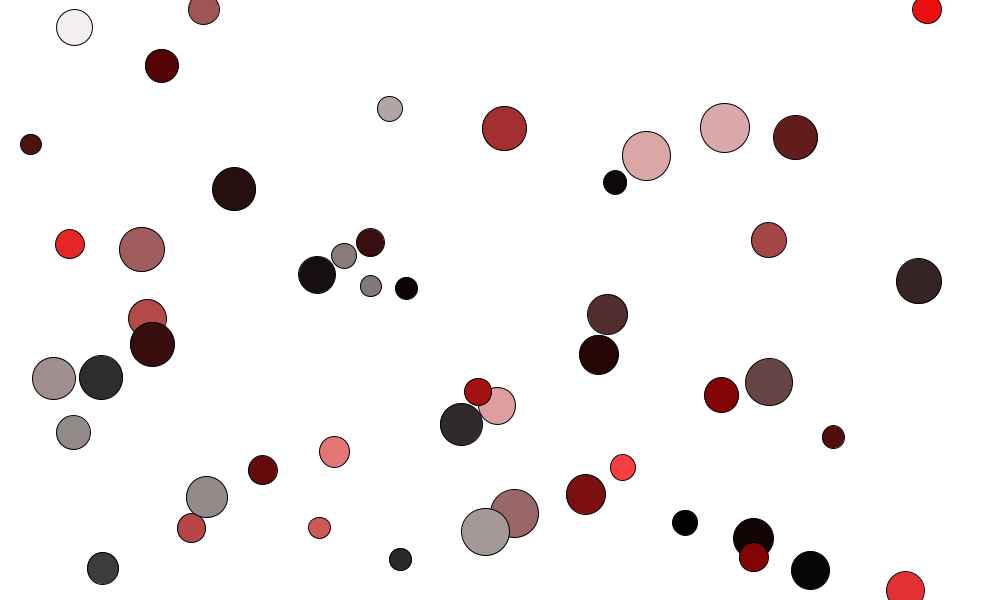
Frame 1 (no input)
Frame 60 (the mouse pressed at the canvas centre just before this capture): identical to frame 1, image omitted
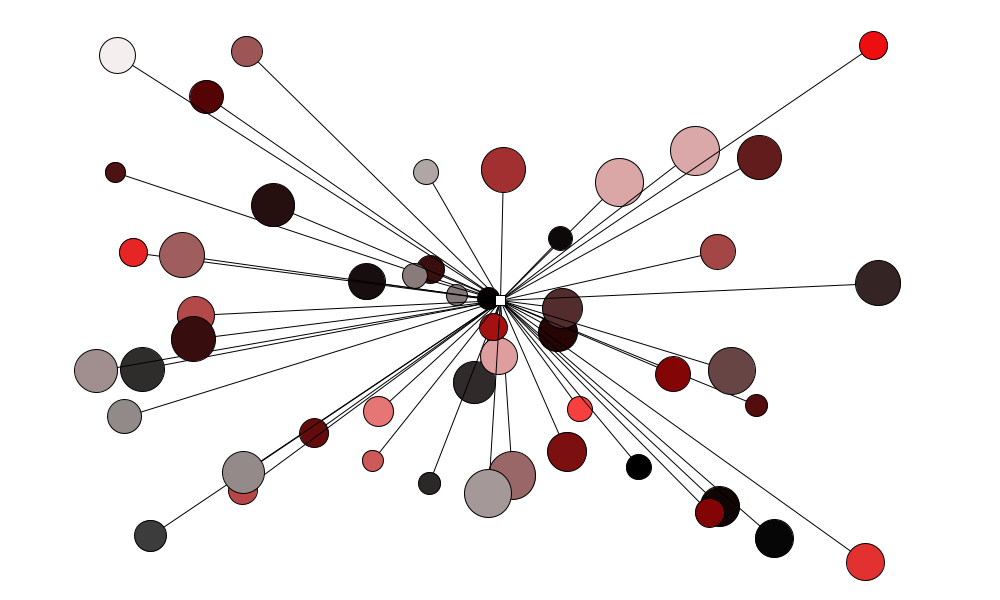
Frame 120 (the mouse held since frame 60 and released just before this capture)

The Processing sketch that drew these frames (run headless with seeded random() and noise(); from frame 60 on, the mouse is pressed at the canvas centre):

// Processing sketch: week8_inclass2
// ── week8_inclass2.pde

ArrayList<Mover> movers = new ArrayList<Mover>(); 
ArrayList<Attractor> attractors = new ArrayList<Attractor>();

void setup() {
  colorMode(HSB);
  size(1000, 600);
  for (int i = 0; i < 50; i++) {
    movers.add(new Mover());
  }
}

void draw() {
  background(255);
  
  for (Mover mover : movers) {
    //PVector gravity = new PVector(0, 0.1 * mover.mass);
    //mover.applyForce(gravity);
    
    PVector friction = mover.vel.copy();
    friction.mult(-1);
    friction.normalize();
    friction.mult(0.05);
    //mover.applyForce(friction);

    //PVector wind = new PVector(-0.1, 0);
    //mover.applyForce(wind);

    //PVector mouse = new PVector(mouseX, mouseY);
    //mouse.sub(mover.pos);
    //mouse.normalize();
    //mouse.mult(0.1);
    //mover.applyForce(mouse);
    
    for (Attractor a : attractors) {
      PVector aForce = new PVector(a.pos.x, a.pos.y);
      aForce.sub(mover.pos);
      aForce.normalize();
      aForce.mult(0.1);
      mover.applyForce(aForce);
      //stroke(map(, 50);
      line(mover.pos.x, mover.pos.y, a.pos.x, a.pos.y);
      a.display();
    }

    mover.update();
    mover.display();
  }
}

void keyPressed() {
  for (Mover mover : movers) {
    PVector jump = new PVector(0, -20);
    mover.applyForce(jump);
  }
}

void mousePressed() {
  attractors.add(new Attractor(mouseX, mouseY));
}

class Attractor {
  PVector pos; 
  
  Attractor(float x, float y) {
    pos = new PVector(x, y);
  }
  
  void display() {
    rectMode(CENTER);
    fill(255);
    rect(pos.x, pos.y, 10, 10);
  }
  
}

class Mover {
  PVector pos;
  PVector vel;
  PVector acc;
  float mass;
  color c;
  
  Mover() {
    pos = new PVector(random(width), random(height));
    vel = new PVector(0,0);
    acc = new PVector(0, 0);
    mass = random(2, 5);
    c = color(color(0, 0, 255), random(255), random(255));
  }
  
  void applyForce(PVector force) {
    PVector f = PVector.div(force, mass); 
    acc.add(f);
  }
  
  void update() {
    vel.add(acc);
    pos.add(vel);
    acc.mult(0);
    
    if (pos.x > width) {
      pos.x = width;
      vel.x *= -1;
    } else if (pos.x < 0) {
      vel.x *= -1;
      pos.x = 0;
    }

    if (pos.y > height) {
      vel.y *= -1;
      pos.y = height;
    } else if (pos.y < 0) {
      vel.y *= -1;
      pos.y = 0;
    }
  }
  
  void display() {
    fill(c);
    ellipse(pos.x, pos.y, 10 * mass, 10 * mass);
  }
}
